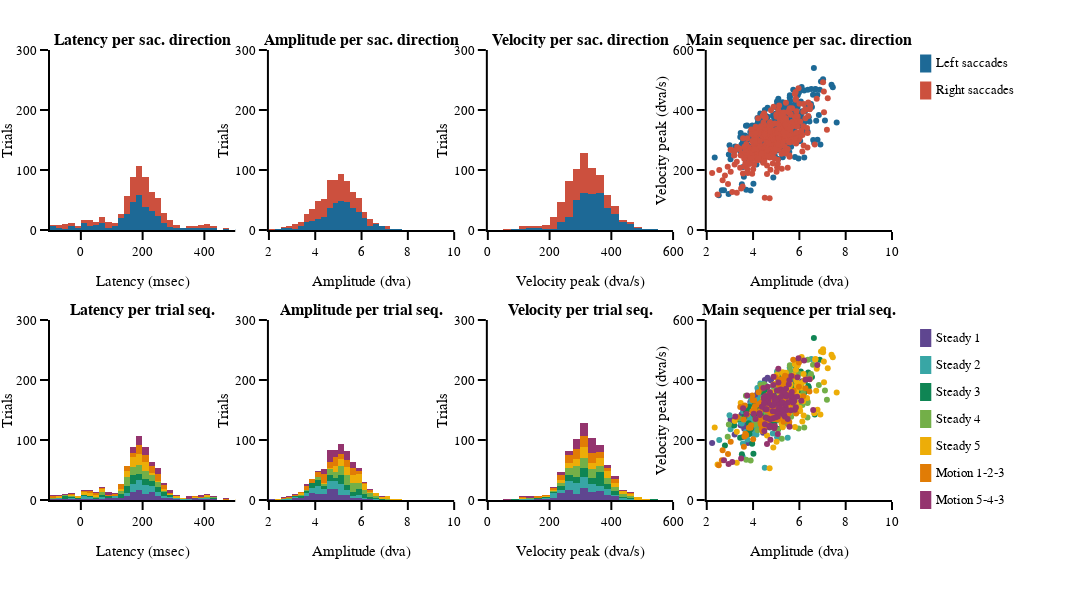

The cell this chart's notebook holds for it:
### Markdown cell above
#### Saccade parameter graph

### Code cell
# figure specific settings
subplot_titles = ('<b>Latency per sac. direction<b>', '<b>Amplitude per sac. direction<b>', '<b>Velocity per sac. direction<b>', '<b>Main sequence per sac. direction<b>',
                  '<b>Latency per trial seq.<b>', '<b>Amplitude per trial seq.<b>', '<b>Velocity per trial seq.<b>', '<b>Main sequence per trial seq.<b>',)
# subplot settings
rows, cols = 2, 4
leg_mergin = 200
fig_height, fig_width = 600,350*4+leg_mergin
column_widths,row_heights = [1,1,1,1],[1,1]
sb_specs = [[{},{},{},{}],[{},{},{},{}]]
fig = make_subplots(rows=rows, cols=cols, print_grid=False, vertical_spacing=0.2, horizontal_spacing=0.04, 
                    column_widths=column_widths, row_heights=row_heights, subplot_titles=subplot_titles)

x_legend = 1.05
y_legend_step = 0.06
y_legend_sd = 0.97
y_legend_ts = 0.36
rad_leg = 0.04

# Right / Left saccades
# ---------------------
for sd_num, sd in enumerate(sds):
    # plot
    fig.append_trace(go.Histogram(x=df_all.loc[(df_all.main_sac_trial == 1) & (df_all.saccade_direction == sd_num+1)]['sac_lat_trial'], name=sd, marker_color=sd_cols[sd_num], xbins_size = 20),row=1, col=1)
    fig.append_trace(go.Histogram(x=df_all.loc[(df_all.main_sac_trial == 1) & (df_all.saccade_direction == sd_num+1)]['sac_amp_trial'], name=sd, marker_color=sd_cols[sd_num], xbins_size = 0.25),row=1, col=2)
    fig.append_trace(go.Histogram(x=df_all.loc[(df_all.main_sac_trial == 1) & (df_all.saccade_direction == sd_num+1)]['sac_vpeak_trial'], name=sd, marker_color=sd_cols[sd_num], xbins_size = 25),row=1, col=3)
    fig.append_trace(go.Scatter(x=df_all.loc[(df_all.main_sac_trial == 1) & (df_all.saccade_direction == sd_num+1)]['sac_amp_trial'],
                                y=df_all.loc[(df_all.main_sac_trial == 1) & (df_all.saccade_direction == sd_num+1)]['sac_vpeak_trial'],name=sd, mode='markers',marker_color=sd_cols[sd_num]),row=1, col=4)
    
    # legend
    fig.add_annotation(xref='paper', yref='paper', x=x_legend, y=y_legend_sd-y_legend_step*sd_num, 
                       text=sd, showarrow=False, font_size = template_specs['axes_font_size'],xanchor = 'left', yanchor='middle')
    fig.add_shape(type='rect',xref='paper', yref='paper', fillcolor=sd_cols[sd_num],line_width=0,
                  x0=x_legend-0.01-rad_leg/6, y0=y_legend_sd-y_legend_step*sd_num-rad_leg/2, 
                  x1=x_legend-0.01+rad_leg/6, y1=y_legend_sd-y_legend_step*sd_num+rad_leg/2)

# Trials sequence
# ---------------
for ts_num, ts in enumerate(tss):
    # plot
    fig.append_trace(go.Histogram(x=df_all.loc[(df_all.main_sac_trial == 1) & (df_all.trial_sequence == ts_num+1)]['sac_lat_trial'], name=ts, marker_color=ts_cols[ts_num], xbins_size = 20),row=2, col=1)
    fig.append_trace(go.Histogram(x=df_all.loc[(df_all.main_sac_trial == 1) & (df_all.trial_sequence == ts_num+1)]['sac_amp_trial'], name=ts, marker_color=ts_cols[ts_num], xbins_size = 0.25),row=2, col=2)
    fig.append_trace(go.Histogram(x=df_all.loc[(df_all.main_sac_trial == 1) & (df_all.trial_sequence == ts_num+1)]['sac_vpeak_trial'], name=ts, marker_color=ts_cols[ts_num], xbins_size = 25),row=2, col=3)
    fig.append_trace(go.Scatter(x=df_all.loc[(df_all.main_sac_trial == 1) & (df_all.trial_sequence == ts_num+1)]['sac_amp_trial'],
                                y=df_all.loc[(df_all.main_sac_trial == 1) & (df_all.trial_sequence == ts_num+1)]['sac_vpeak_trial'],name=ts, mode='markers',marker_color=ts_cols[ts_num]),row=2, col=4)
    
    # legend
    fig.add_annotation(xref='paper', yref='paper', x=x_legend, y=y_legend_ts-(y_legend_step*ts_num), 
                       text=ts, showarrow=False, font_size = template_specs['axes_font_size'], xanchor = 'left', yanchor='middle')
    fig.add_shape(type='rect',xref='paper', yref='paper', fillcolor=ts_cols[ts_num],line_width=0,
                  x0=x_legend-0.01-rad_leg/6, y0=y_legend_ts-y_legend_step*ts_num-rad_leg/2, 
                  x1=x_legend-0.01+rad_leg/6, y1=y_legend_ts-y_legend_step*ts_num+rad_leg/2)

# axes settings
for row in np.arange(rows):
    for col in np.arange(cols):
        fig.update_xaxes(visible=True, ticklen=8, linewidth=template_specs['axes_width'], row=row+1, col=col+1)
        fig.update_yaxes(visible=True, ticklen=8, linewidth=template_specs['axes_width'], range=[0,300], title='Trials',row=row+1, col=col+1)

fig.layout.update(xaxis_range =[-100,500],  xaxis5_range=[-100,500], 
                  xaxis2_range=[2,10],   xaxis6_range=[2,10],
                  xaxis3_range=[0,600],  xaxis7_range=[0,600],
                  xaxis4_range=[2,10],   xaxis8_range=[2,10],
                  yaxis4_range=[0,600],  yaxis8_range=[0,600],    
                  xaxis_title ='Latency (msec)',        xaxis5_title='Latency (msec)',
                  xaxis2_title='Amplitude (dva)',       xaxis6_title='Amplitude (dva)',
                  xaxis3_title='Velocity peak (dva/s)', xaxis7_title='Velocity peak (dva/s)',
                  xaxis4_title='Amplitude (dva)',       xaxis8_title='Amplitude (dva)',
                  yaxis4_title='Velocity peak (dva/s)', yaxis8_title='Velocity peak (dva/s)',
                 )
    
# Save figure
fig.layout.update(template=fig_template, width=fig_width, height=fig_height, margin_l=50, margin_r=leg_mergin, margin_t=50, margin_b=100, barmode='stack', showlegend=False)
fig.show()
if not os.path.exists(fig_dir):os.mkdir(fig_dir)    
fig.write_image('{}/{}_saccade_dist.pdf'.format(fig_dir, subject))
